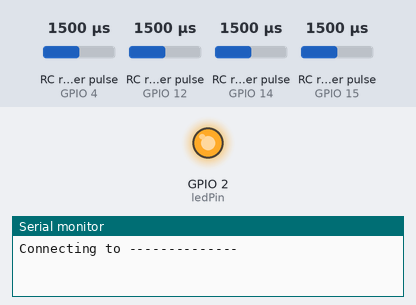
Simulated run of this sketch. Board: ESP8266 (NodeMCU). Parts: output pins drawn as LEDs (lit = HIGH), the last lines printed to the serial monitor. Wiring (inferred from the names in the program): 4 × RC receiver channel: data GPIO 4 / data GPIO 12 / data GPIO 14 / data GPIO 15. The test bench sets the inputs (shaded band); at power-on: RC receiver pulse (sensors on GPIO 4, GPIO 12, GPIO 14, GPIO 15) 1500 µs. WiFi joins after 1.5 s; servers stay silent unless stated.

Above: at 0.1 s.
At 0.6 s:
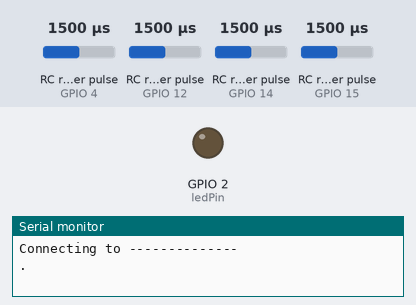
Timing chart, 0 to 2.5 s (numbered marks = the images above):
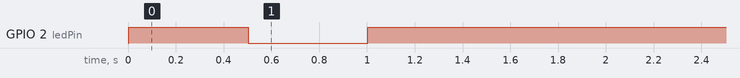

The sketch:

Master_Slave.ino
```cpp
#include <ESP8266WiFi.h>
#include <WiFiUdp.h>

/*** BEGIN CONFIGURATION ***/

    /* Choose which device you're compiling for */
    #define MASTER
    // #define SLAVE
    // #define ESPMini // Uncomment if this is an ESPMini (ESP-01) device. Use TX || RX Pin.

    /* Setup Wifi Credentials*/
    const char* const ssid = "--------------"; // Your network SSID (name)
    const char* const pass = "--------------"; // Your network password

    /* Setup Servo */
    #ifdef SLAVE
        byte SERVO_PIN = 4;   // (D2) Set PWM Pin to use on ESP8266
        byte SERVO_CHANNEL_AUX = 1;   // Set Channel to Output to Servo {1:AILERON , 2: ELEVATOR, 3:RUDDER or 4:THROTTLE}
    #endif

    #ifdef MASTER
      /* Setup Master Input Pins */
      #define CHANNEL_1_PIN 4  // D2 PIN on ESP8266
      #define CHANNEL_2_PIN 12 // D6 PIN on ESP8266
      #define CHANNEL_3_PIN 14 // D5 PIN on ESP8266
      #define CHANNEL_4_PIN 15 // D8 PIN on ESP8266
    #endif

/*** END CONFIGURATION ***/

// Led pin used for Wifi Status: Flashing: Trying to connect. OFF: Connected.
const int8_t ledPin = LED_BUILTIN;

WiFiUDP udp;
char incomingPacket[255];  // buffer for incoming packets
const uint16_t localPort = 54321; // Local port to listen for UDP packets

#ifdef SLAVE
    #include <Servo.h>
    Servo myservo;
    int ServoPWM;
    int pVal[4]; // PWM Data Array
#endif

#ifdef MASTER

IPAddress broadcastAddress;

int pwm_value;
int pwm_value2;
int pwm_value3;
int pwm_value4;

//micros when the pin goes HIGH
volatile unsigned long timer_start1;
volatile unsigned long timer_start2;
volatile unsigned long timer_start3;
volatile unsigned long timer_start4;

//difference between timer_start and micros() is the length of time that the pin
//was HIGH - the PWM pulse length.
volatile int pulse_time;
volatile int pulse_time2;
volatile int pulse_time3;
volatile int pulse_time4;

//this is the time that the last interrupt occurred.
//you can use this to determine if your receiver has a signal or not.
volatile int last_interrupt_time; //calcSignal is the interrupt handler
volatile int last_interrupt_time2; //calcSignal is the interrupt handler
volatile int last_interrupt_time3; //calcSignal is the interrupt handler
volatile int last_interrupt_time4; //calcSignal is the interrupt handler

void calcSignal()
{
    //record the interrupt time so that we can tell if the receiver has a signal from the transmitter
    last_interrupt_time = micros();
    //if the pin has gone HIGH, record the microseconds since the Arduino started up
    if(digitalRead(CHANNEL_1_PIN) == HIGH)
    {
        timer_start1 = micros();
    }
    //otherwise, the pin has gone LOW
    else
    {
        //only worry about this if the timer has actually started
        if(timer_start1 != 0)
        {
            //record the pulse time
            pulse_time = ((volatile int)micros() - timer_start1);
            //restart the timer
            timer_start1 = 0;
            if ( pulse_time >= 2000  ) {
              pulse_time = 2000;
            }

            if ( pulse_time <= 1000  ) {
              pulse_time = 1000;
            }
        }
    }
}

void calcSignal2()
{
    last_interrupt_time2 = micros();
    if(digitalRead(CHANNEL_2_PIN) == HIGH)
    {
        timer_start2 = micros();
    }
    else
    {
        if(timer_start2 != 0)
        {
            pulse_time2 = ((volatile int)micros() - timer_start2);
            timer_start2 = 0;
            if ( pulse_time2 >= 2000  ) {
              pulse_time2 = 2000;
            }

            if ( pulse_time2 <= 1000  ) {
              pulse_time2 = 1000;
            }
        }
    }
}

void calcSignal3()
{
    last_interrupt_time3 = micros();
    if(digitalRead(CHANNEL_3_PIN) == HIGH)
    {
        timer_start3 = micros();
    }
    else
    {
        if(timer_start3 != 0)
        {
            pulse_time3 = ((volatile int)micros() - timer_start3);
            timer_start3 = 0;
            if ( pulse_time3 >= 2000  ) {
              pulse_time3 = 2000;
            }

            if ( pulse_time3 <= 1000  ) {
              pulse_time3 = 1000;
            }
        }
    }
}

void calcSignal4()
{
    last_interrupt_time4 = micros();
    if(digitalRead(CHANNEL_4_PIN) == HIGH)
    {
        timer_start4 = micros();
    }
    else
    {
        if(timer_start4 != 0)
        {
            pulse_time4 = ((volatile int)micros() - timer_start4);
            timer_start4 = 0;
            if ( pulse_time4 >= 2000  ) {
              pulse_time4 = 2000;
            }

            if ( pulse_time4 <= 1000  ) {
              pulse_time4 = 1000;
            }
        }
    }
}

#endif

void setup() {
  Serial.begin(115200);
  Serial.println();

  #ifdef ESPMini

    //********** CHANGE PIN FUNCTION  TO GPIO **********
        //GPIO 1 (TX) swap the pin to a GPIO.
        pinMode(1, FUNCTION_3);
        //GPIO 3 (RX) swap the pin to a GPIO.
        pinMode(3, FUNCTION_3);
    //**************************************************

  #endif

  pinMode(ledPin, OUTPUT);

  Serial.print(F("Connecting to "));
  Serial.println(ssid);
  WiFi.begin(ssid, pass);

  while (WiFi.status() != WL_CONNECTED) {
    digitalWrite(ledPin, ! digitalRead(ledPin));
    delay(500);
    Serial.print('.');
  }
  digitalWrite(ledPin, HIGH);
  Serial.println();

  Serial.println(F("WiFi connected"));
  Serial.println(F("IP address: "));
  Serial.println(WiFi.localIP());

#ifdef MASTER
  broadcastAddress = (uint32_t)WiFi.localIP() | ~((uint32_t)WiFi.subnetMask());
  Serial.print(F("Broadcast address: "));
  Serial.println(broadcastAddress);
#endif

#ifdef SLAVE
  myservo.attach(SERVO_PIN);
#endif

  Serial.println(F("Starting UDP"));
  udp.begin(localPort);
  Serial.print(F("Local port: "));
  Serial.println(udp.localPort());

#ifdef MASTER

  timer_start1 = 0;
  timer_start2 = 0;
  timer_start3 = 0;
  timer_start4 = 0;

  attachInterrupt(CHANNEL_1_PIN, calcSignal, CHANGE);
  attachInterrupt(CHANNEL_2_PIN, calcSignal2, CHANGE);
  attachInterrupt(CHANNEL_3_PIN, calcSignal3, CHANGE);
  attachInterrupt(CHANNEL_4_PIN, calcSignal4, CHANGE);
#endif

}

void loop() {

#ifdef MASTER
  static uint32_t nextTime = 0;

  String Channel1 = "1:";
  String Channel1Value = Channel1 + pulse_time + ",";
  String Channel2 = "2:";
  String Channel2Value = Channel1Value + Channel2 + pulse_time2 + ",";
  String Channel3 = "3:";
  String Channel3Value = Channel2Value + Channel3 + pulse_time3 + ",";
  String Channel4 = "4:";
  String AllChannels = Channel3Value + Channel4 + pulse_time4;

  Serial.println(AllChannels);

  udp.beginPacket(broadcastAddress, localPort);
  char Buffer[33];
  AllChannels.toCharArray(Buffer, 33);
  udp.write(Buffer);
  udp.endPacket();

  delay(60);

#endif

#ifdef SLAVE
  // Handle Packet and Write to Servo
  if (udp.parsePacket()){

    int len = udp.read(incomingPacket, 255);
    if (len > 0)
    {
      incomingPacket[len] = 0;
    }
    Serial.printf("UDP packet contents: %s\n", incomingPacket);

    // Read and Store data into array then check if we're really getting 4 channels
    if ( sscanf(incomingPacket,"1:%d,2:%d,3:%d,4:%d", &pVal[0],&pVal[1],&pVal[2],&pVal[3]) == 4 ) {

      ServoPWM = pVal[SERVO_CHANNEL_AUX];
      myservo.write(ServoPWM);

      delay(15);

      } else {
        Serial.println("Count bad");
      };

     udp.flush();
     }
#endif

}
```
